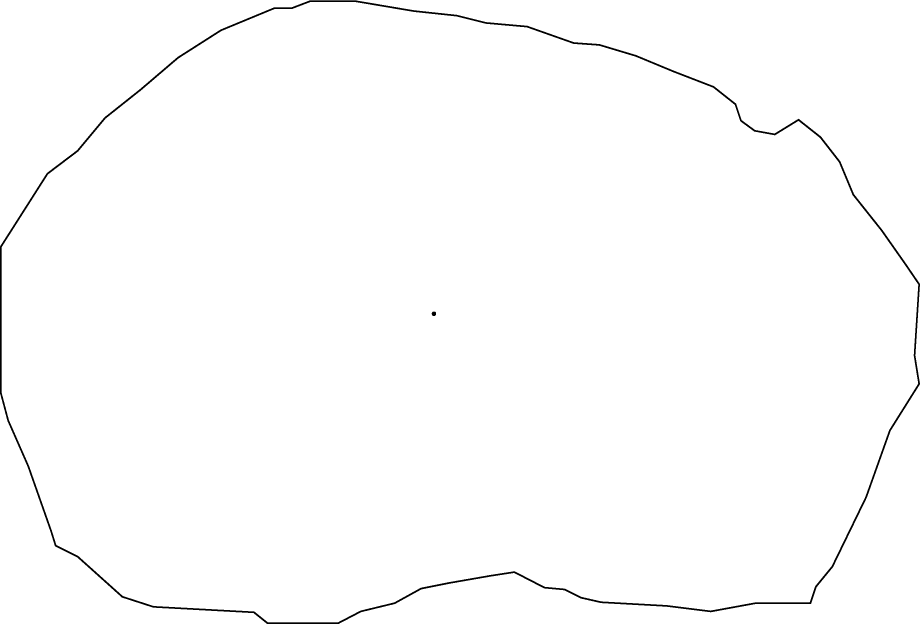
#> input picture 测试集/Test 001.png, 2760 x 1872 px (shown at 1/3 size)
$ python image_proc.py '../测试集/Test 001.png'
#> lines starting #> are read from the running program, lines starting #| are printed output that depends on the picture; after the words box and inside, x2 and y2 are one past the last pixel; in counts of white or black regions, pixels touching at a corner belong together
import cv2 as cv
import numpy as np
import sys
from union_find import UnionFind

class Target:
  # [51 lines left out: functions __init__, __str__, not called in this run]

def read_image(path):
#> called with path = '../测试集/Test 001.png'
    orig_img = 255 - cv.cvtColor(cv.imread(path), cv.COLOR_BGR2GRAY)
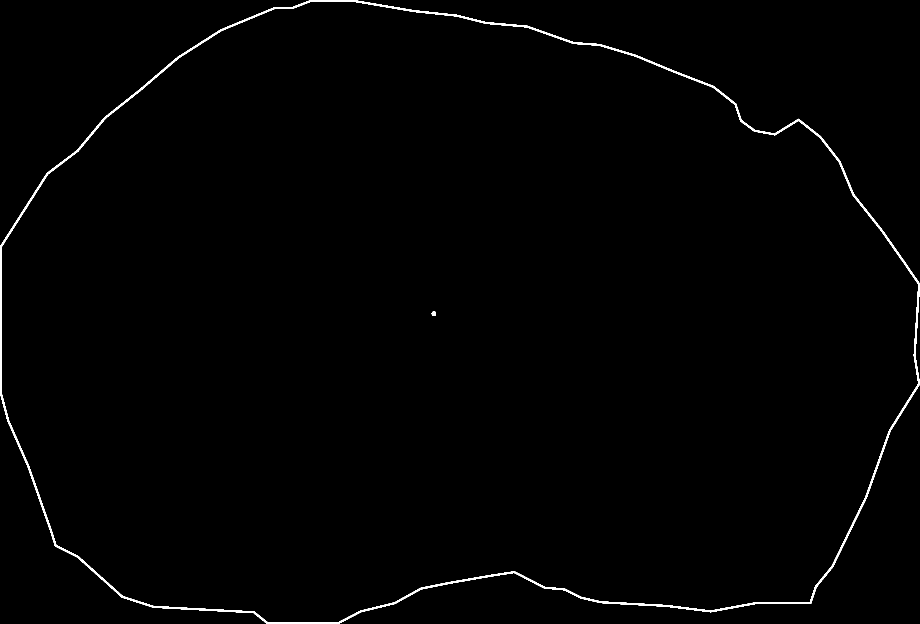
#> orig_img: shape (1872, 2760) (shown at 1/3 size); 0.79% white; 2 white regions, box (x1, y1, x2, y2) and area: (0, 1, 2760, 1872) 40661, (1295, 935, 1308, 948) 144
    kernel = np.ones((4,4), np.uint8)
    erode = cv.erode(orig_img, kernel, iterations=1)
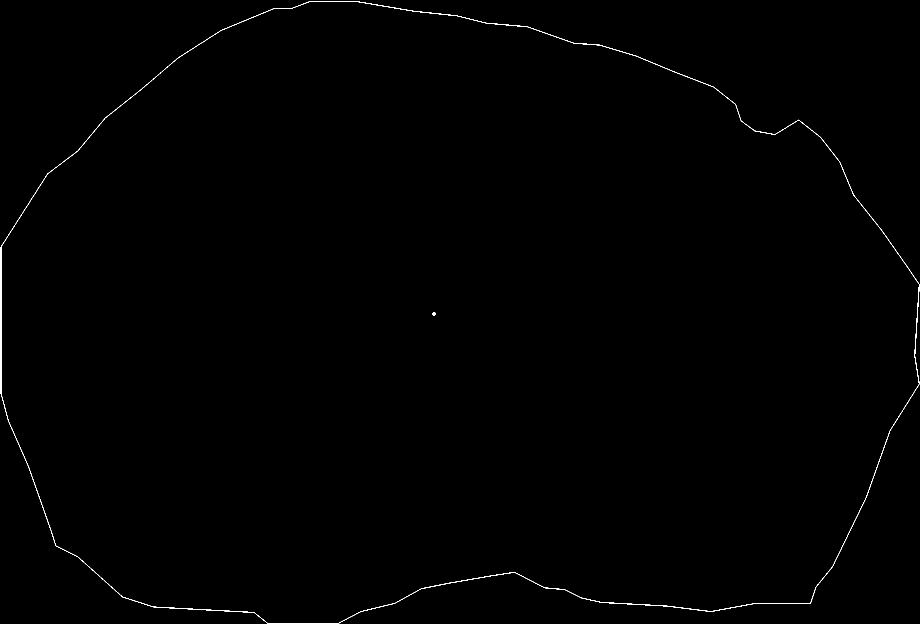
#> erode: shape (1872, 2760) (shown at 1/3 size); 0.25% white in thin lines or dots
    return 255 - erode
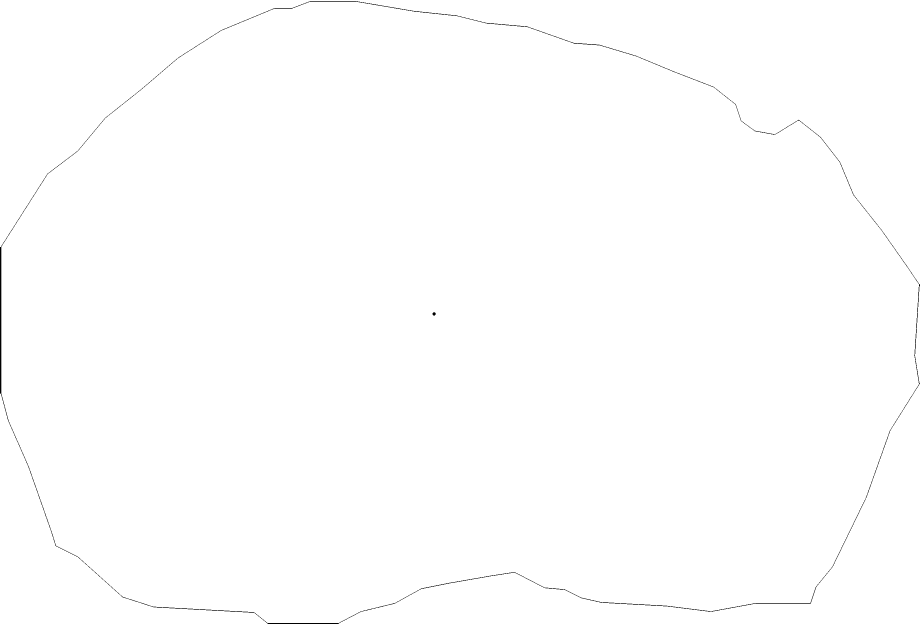
#> returned value: shape (1872, 2760) (shown at 1/3 size); 99.7% white; black in thin lines or dots

# [22 lines left out: function make_image, not called in this run]

if __name__ == "__main__":
  if len(sys.argv) != 2:
    print(f"Usage: {sys.argv[0]} <image_path_name>")
    sys.exit(1)
  img_np = read_image(sys.argv[1])
  print(img_np.shape)
#| (1872, 2760)
  #t = Target(img_np)
  #print(t)
#> (the run stopped early here; a loop or call above may not have finished)

$ run again, on 测试集/Test 005.png
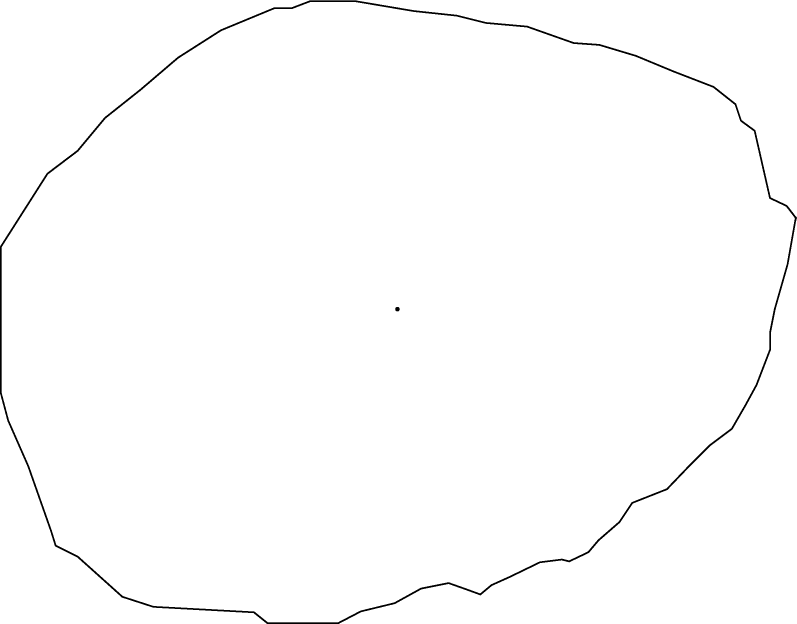
#> input picture 测试集/Test 005.png, 2390 x 1872 px (shown at 1/3 size)
#> orig_img: shape (1872, 2390); 0.81% white; 2 white regions, box (x1, y1, x2, y2) and area: (0, 1, 2390, 1872) 36064, (1186, 921, 1199, 934) 145
#> in read_image, `erode = cv.erode(orig_img, kernel, iterations=1)`:
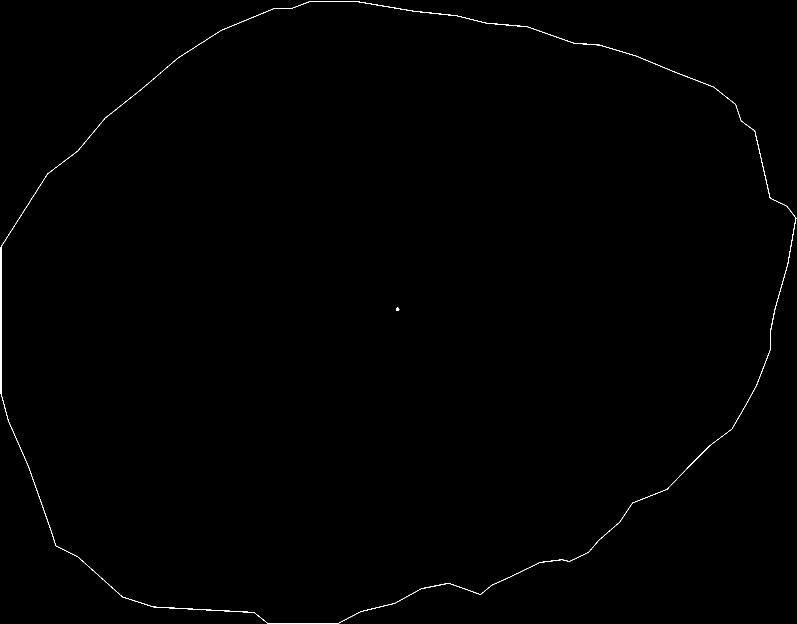
#> erode: shape (1872, 2390) (shown at 1/3 size); 0.26% white; 2 white regions, box (x1, y1, x2, y2) and area: (0, 3, 2390, 1872) 11418, (1188, 923, 1198, 933) 76
#> in read_image, `return 255 - erode`:
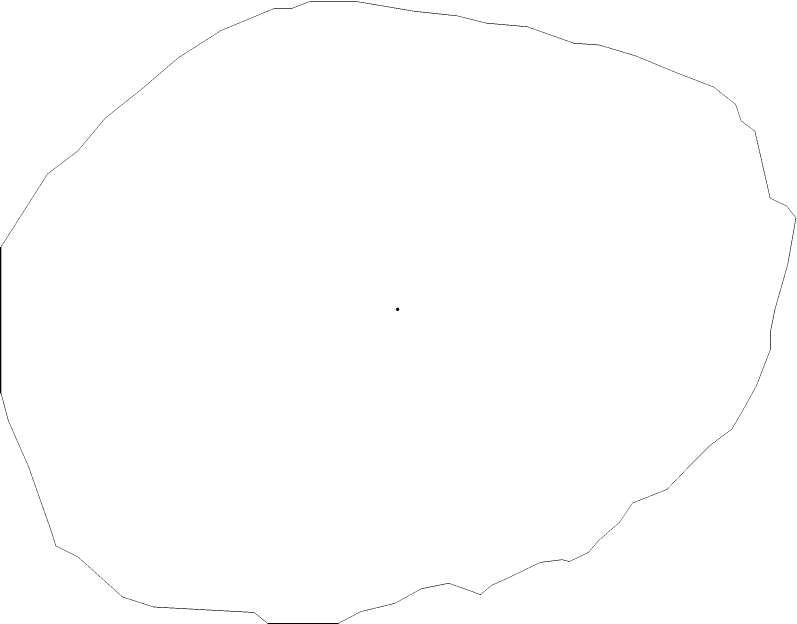
#> returned value: shape (1872, 2390) (shown at 1/3 size); 99.7% white; 2 black regions, box (x1, y1, x2, y2) and area: (0, 3, 2390, 1872) 11418, (1188, 923, 1198, 933) 76
#| (1872, 2390)
